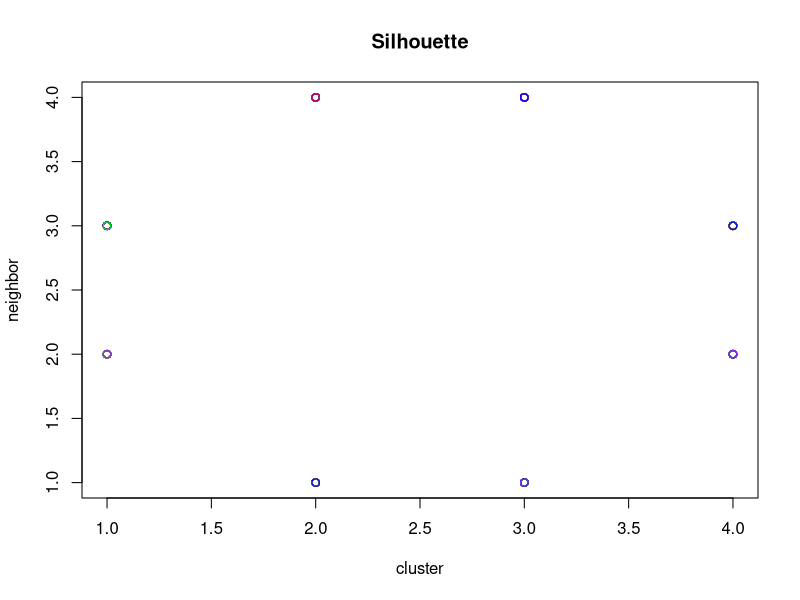
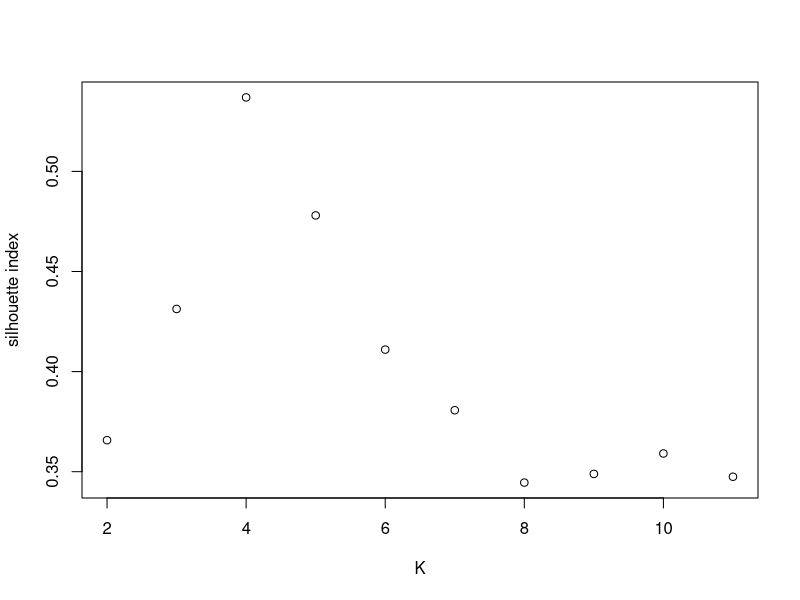
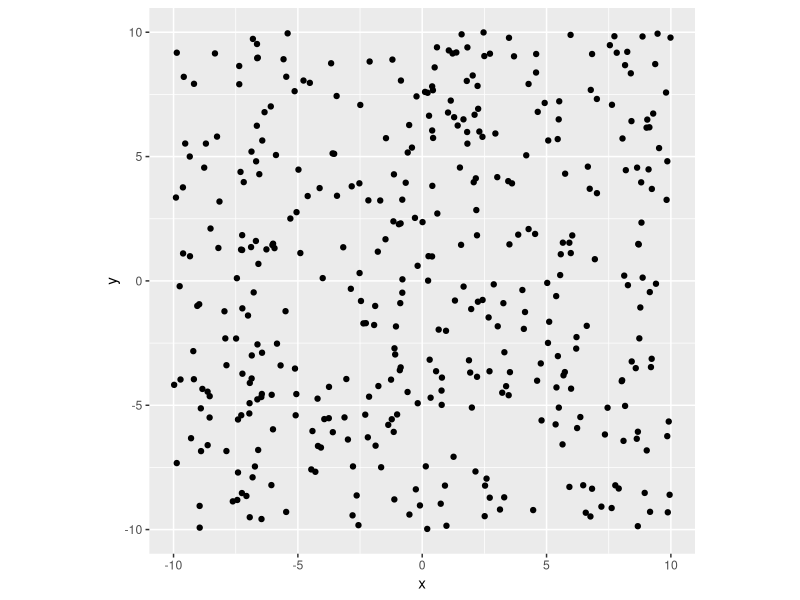
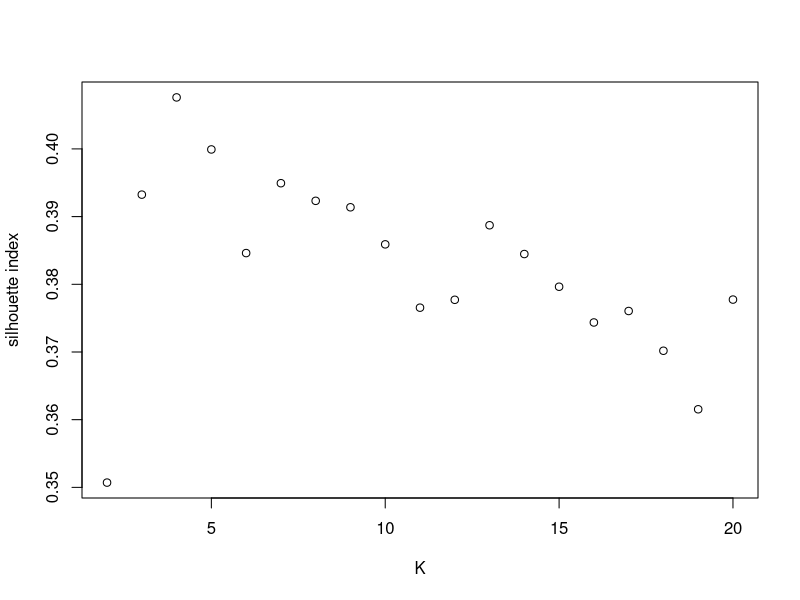
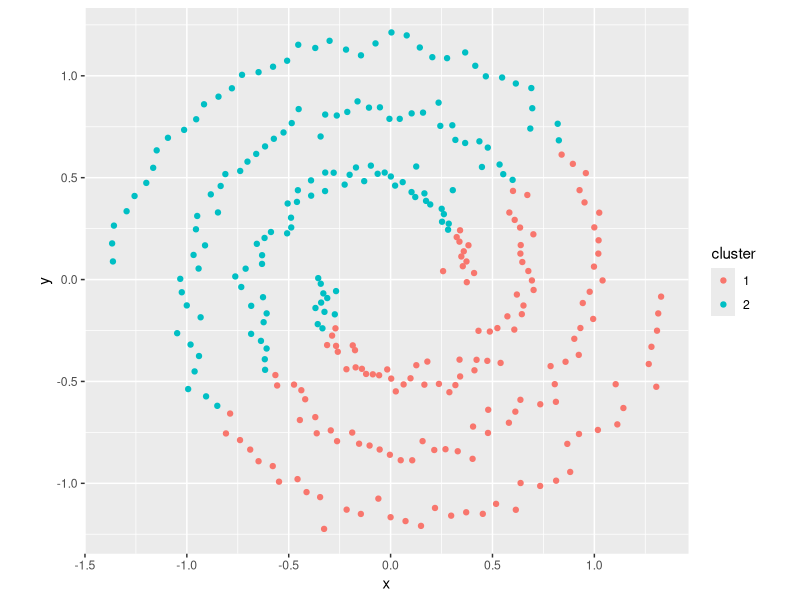
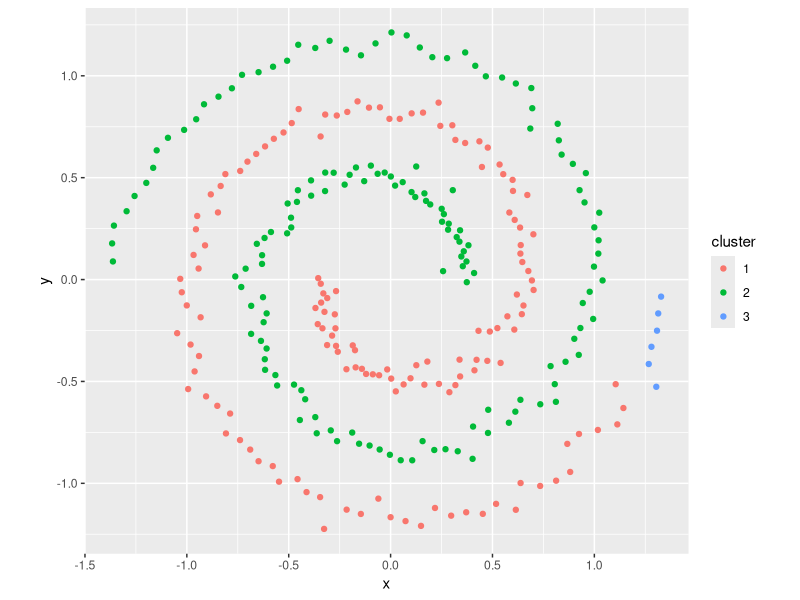
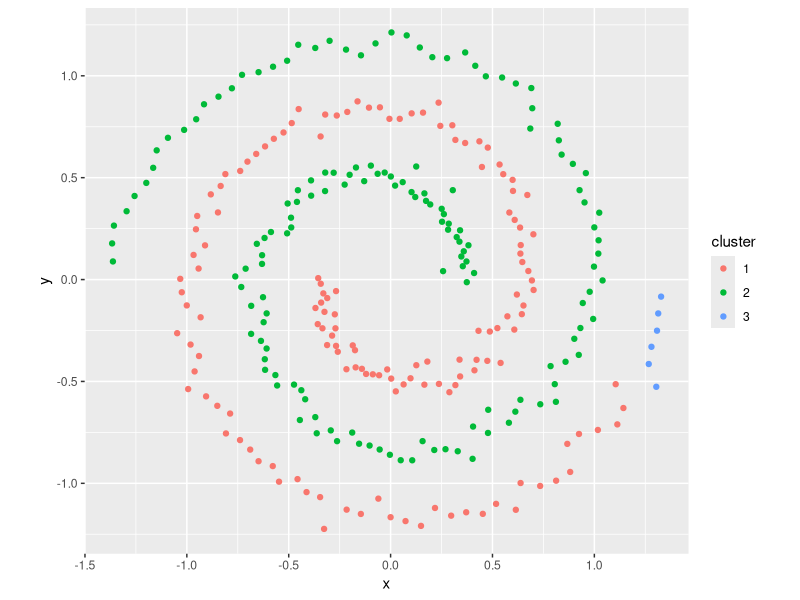
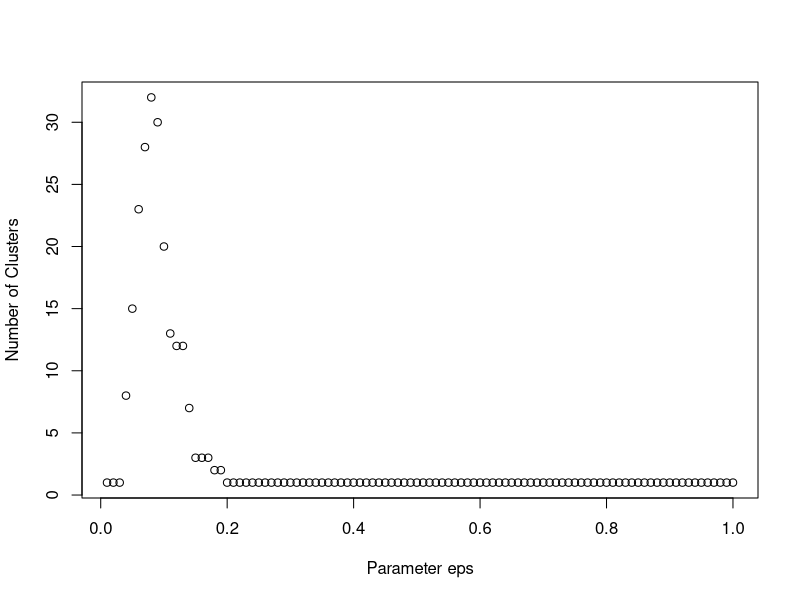

Source code (R) for these figures, in order:
#5.1
#a
library("dplyr")
simdat = lapply(c(0, 8), function(mx) {
  lapply(c(0,8), function(my) {
    tibble(x = rnorm(100, mean = mx, sd = 2),
           y = rnorm(100, mean = my, sd = 2),
           class = paste(mx, my, sep = ":"))
  }) %>% bind_rows
}) %>% bind_rows
simdatxy = simdat[, c("x", "y")]

library("cluster")
pam4 <- pam(simdatxy, 4)
sil <- silhouette(pam4, 4)
index <- order(as.array(as.numeric(row.names(sil))))
sil <- sil[index,]
plot(sil, col=c("red","green","blue","purple"), main="Silhouette")


#b
sil_wid <- function(k){
  p <- pam(simdatxy,k)
  s <- silhouette(p,k)
  return(mean(s[,"sil_width"]))
}

k_vector <- c(2:11)
width_vector <- c()

for (val in k_vector){
  w <- sil_wid(val)
  width_vector <- c(width_vector,w)
}
plot(k_vector,width_vector,xlab = "K", ylab = "silhouette index")

#c
library(ggplot2)
simdatxy2 <- tibble(x = runif(400,min=-10,max=10), y = runif(400,min=-10,max=10))
ggplot(simdatxy2, aes(x = x, y = y)) + geom_point() +
  coord_fixed()

sil_wid2 <- function(k){
  p <- pam(simdatxy2,k)
  s <- silhouette(p,k)
  return(mean(s[,"sil_width"]))
}

k_vector <- c(2:20)
width_vector <- c()

for (val in k_vector){
  val
  w <- sil_wid2(val)
  width_vector <- c(width_vector,w)
}
plot(k_vector,width_vector,xlab = "K", ylab = "silhouette index")

#5.3
#a
library(kernlab)
data(spirals)
s_data <- tibble(x = spirals[,1], y = spirals[,2],cluster = as.factor(kmeans(spirals, centers=2)$cluster))
ggplot(s_data, aes(x = x, y = y, col = cluster)) + geom_point() + coord_fixed()

#b
library(dbscan)
s_data2 <- tibble(x = spirals[,1], y = spirals[,2],cluster = as.factor(dbscan::dbscan(spirals, eps = 0.15, minPts = 3)$cluster))
ggplot(s_data2, aes(x = x, y = y, col = cluster)) + geom_point() + coord_fixed()

#c
s_data3 <- tibble(x = spirals[,1], y = spirals[,2],cluster = as.factor(dbscan::dbscan(spirals, eps = 0.15, minPts = 3)$cluster))
ggplot(s_data3, aes(x = x, y = y, col = cluster)) + geom_point() + coord_fixed()

e_vector <- seq(0.01,1,0.01)
ncluster_vector <- vapply(e_vector, function(x){length(unique(as.factor(dbscan::dbscan(spirals, eps = x, minPts = 3)$cluster)))},numeric(1))
plot(e_vector,ncluster_vector, xlab="Parameter eps", ylab="Number of Clusters")

P_vector <- seq(1,20,1)
ncluster_vector2 <- vapply(P_vector, function(x){length(unique(as.factor(dbscan::dbscan(spirals, eps = 0.15, minPts = x)$cluster)))},numeric(1))
plot(P_vector,ncluster_vector2, xlab="Parameter minPts", ylab="Number of Clusters")
